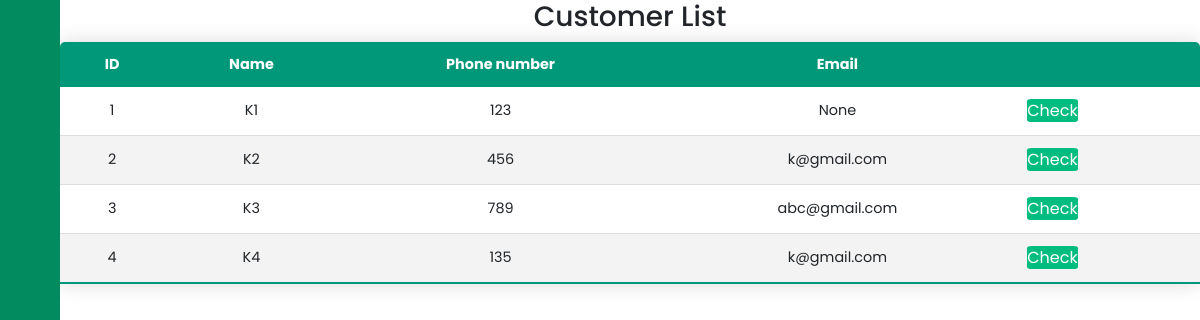
Before: /product/customer/ (signed in) with the older database file.
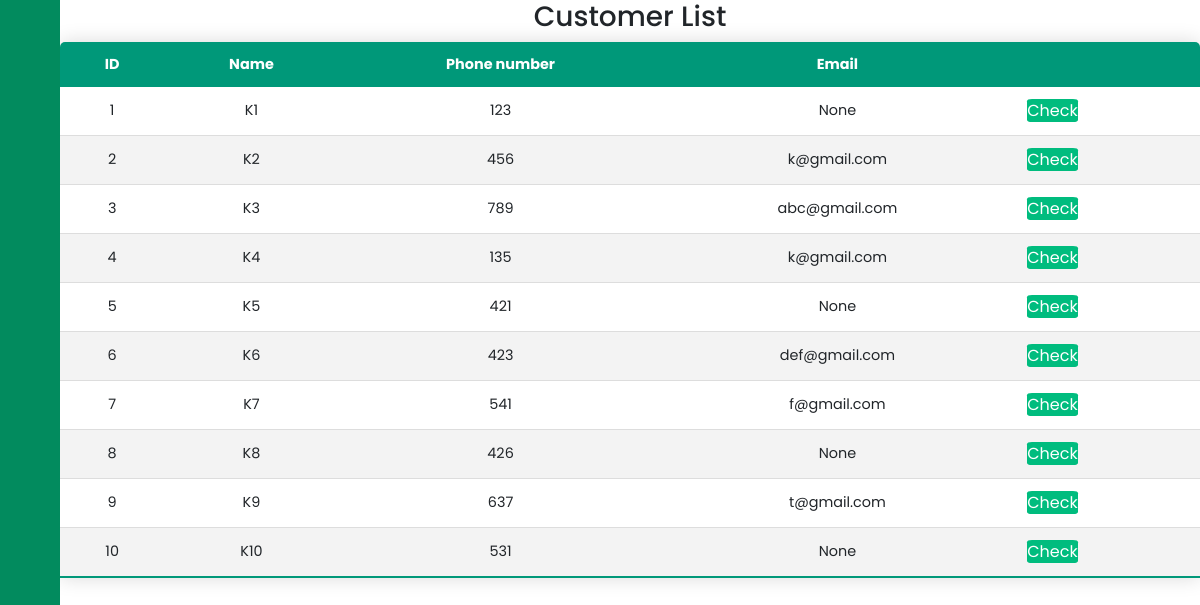
After: the same page with the newer database file.
### products/models.py (models this page shows, shortened)
class Customer(models.Model):
    name = models.CharField(max_length=10)
    phone = models.IntegerField(unique=True, blank=False, null=False)
    email = models.CharField(
        db_column='Email', max_length=20, blank=True, null=True)
    level = models.CharField(
        db_column='Level', max_length=8, blank=True, default='Đồng')
    totalorder = models.IntegerField(
        db_column='TotalOrder', blank=True, default=0)
    totalpay = models.IntegerField(db_column='TotalPay', blank=True, default=0)

### products/views.py (the view)
# urls.py: path('customer/', cus_list, name='cus-list'),
def cus_list(request):
    if not request.user.is_authenticated:
        return render(request, "t/Login.html", {})
    rec = Pos.cus_list()
    context = {"cus_list": rec, 'type': 106}
    return render(request, "t/Customer.html", context)

### products/models.py (called while the page is built)
    @staticmethod
    def cus_list():
        return CustomerDB.get_cus_list()

    @staticmethod
    def get_cus_list():
        return Customer.objects.all()

### products/templates/t/Customer.html
{% extends 't/main.html' %}
{% load static %}
{% block content %}
<div class="main-content" style="display: block" id="105">
    <div class="ngang">
        <table class="content-table">
            <h3>
                <center>Customer List</center>
            </h3>
            <thead>
                <tr>
                    <th>
                        <center>ID</center>
                    </th>
                    <th>
                        <center>Name</center>
                    </th>
                    <th>
                        <center>Phone number</center>
                    </th>
                    <th>
                        <center>Email</center>
                    </th>
                    <th></th>
                </tr>
            </thead>
            <tbody>
                {% for item in cus_list %}
                <tr>
                    <td>
                        <center>{{ item.id }}</center>
                    </td>
                    <td>
                        <center>{{ item.name }}</center>
                    </td>
                    <td>
                        <center>{{ item.phone }}</center>
                    </td>
                    <td>
                        <center>{{ item.email }}</center>
                    </td>
                    <td><a style="text-decoration: none" class="check" href="./{{ item.id }}">Check</td>
                </tr>
                {% endfor %}
            </tbody>
        </table>
    </div>
</div>
{% endblock content %}

Changed rows visible on the page:
added Customer: id "5", name "K5", phone "421", email "None"
added Customer: id "6", name "K6", phone "423", email "def@gmail.com"
added Customer: id "7", name "K7", phone "541", email "f@gmail.com"
added Customer: id "8", name "K8", phone "426", email "None"
added Customer: id "9", name "K9", phone "637", email "t@gmail.com"
added Customer: id "10", name "K10", phone "531", email "None"
